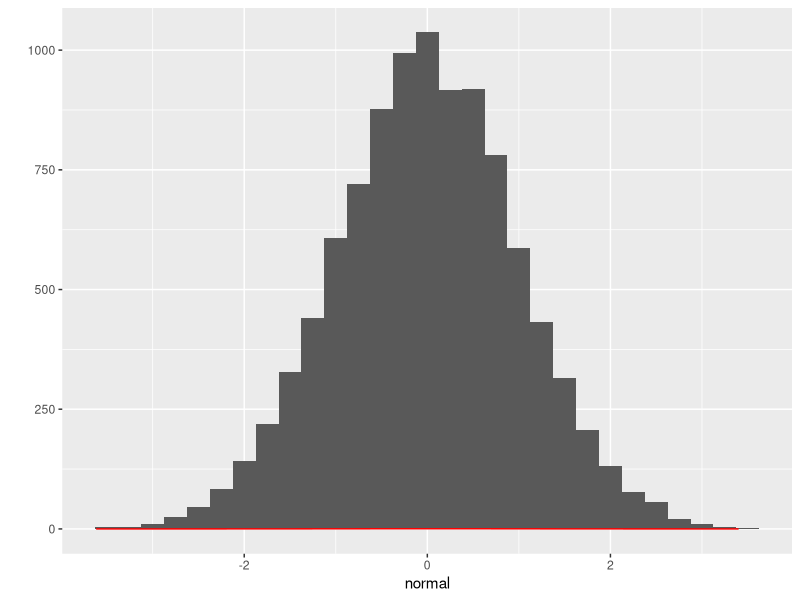
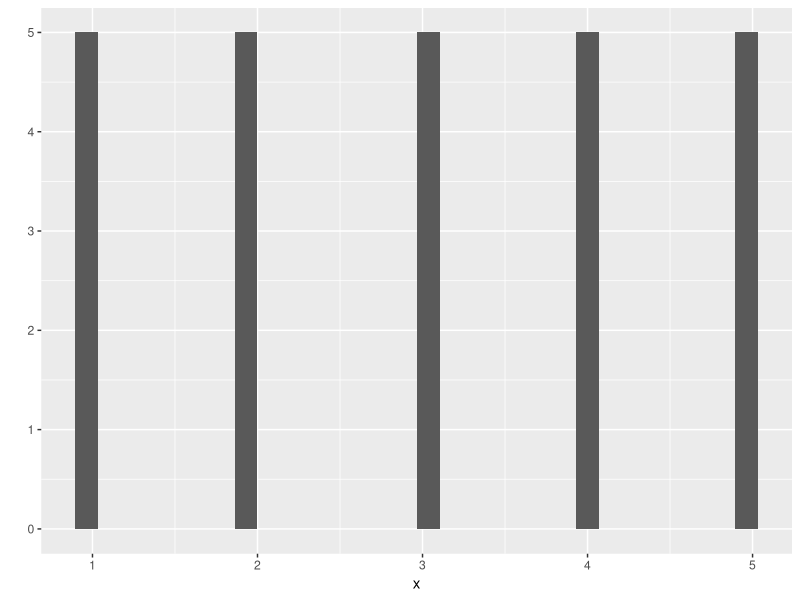
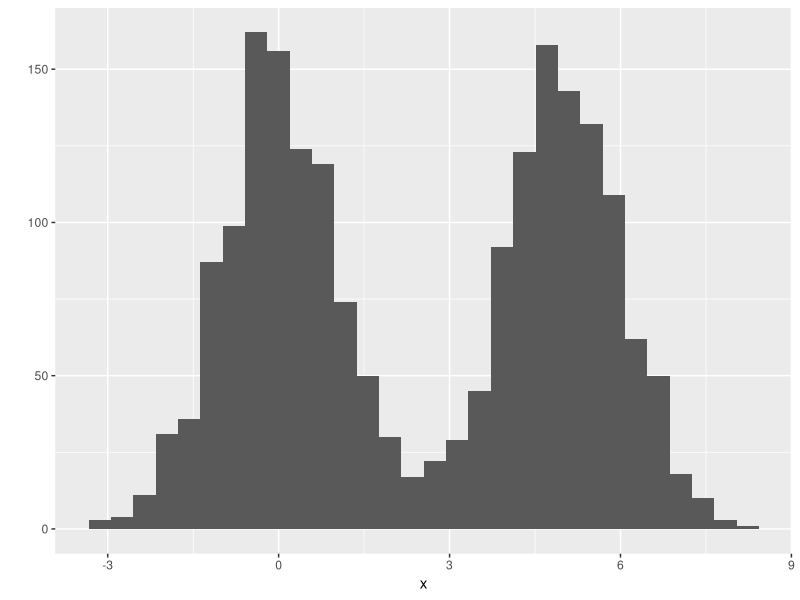
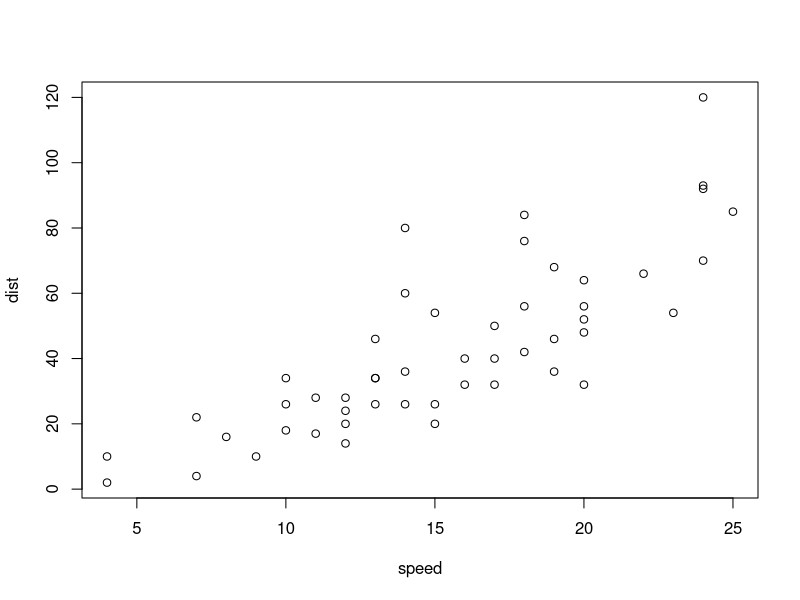

Here is the R script that generated these plots, in order:
## ---- chunk 1
normal<-rnorm(10000)
library(ggplot2)
qplot(normal,geom='histogram',binwidth=.25)+geom_density(colour='red')
## ---- chunk 2
library(ggplot2)
x = c(rep (c(1:5),5))
qplot(x)
## ---- chunk 3
library(ggplot2)
x = rnorm(1000)
x1=x+5
x = c(x,x1)
qplot(x,)
## ---- chunk 4
plot(cars)
